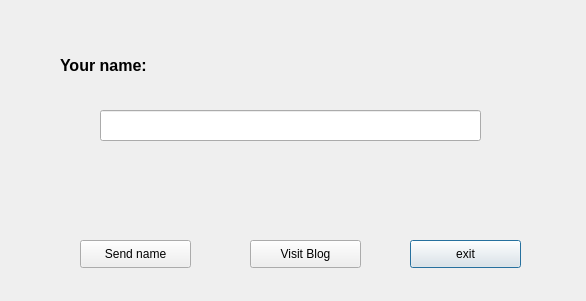
<?xml version="1.0" encoding="UTF-8"?>
<ui version="4.0">
 <class>Dialog</class>
 <widget class="QDialog" name="Dialog">
  <property name="geometry">
   <rect>
    <x>0</x>
    <y>0</y>
    <width>586</width>
    <height>301</height>
   </rect>
  </property>
  <property name="windowTitle">
   <string>Nguyễn Minh Trung</string>
  </property>
  <widget class="QPushButton" name="exit_button">
   <property name="geometry">
    <rect>
     <x>410</x>
     <y>240</y>
     <width>111</width>
     <height>28</height>
    </rect>
   </property>
   <property name="text">
    <string>exit</string>
   </property>
  </widget>
  <widget class="QPushButton" name="pushButton_2">
   <property name="geometry">
    <rect>
     <x>250</x>
     <y>240</y>
     <width>111</width>
     <height>28</height>
    </rect>
   </property>
   <property name="text">
    <string>Visit Blog</string>
   </property>
  </widget>
  <widget class="QPushButton" name="pushButton_3">
   <property name="geometry">
    <rect>
     <x>80</x>
     <y>240</y>
     <width>111</width>
     <height>28</height>
    </rect>
   </property>
   <property name="text">
    <string>Send name</string>
   </property>
  </widget>
  <widget class="QLabel" name="label">
   <property name="geometry">
    <rect>
     <x>60</x>
     <y>40</y>
     <width>201</width>
     <height>51</height>
    </rect>
   </property>
   <property name="text">
    <string>&lt;html&gt;&lt;head/&gt;&lt;body&gt;&lt;p&gt;&lt;span style=&quot; font-size:12pt; font-weight:600;&quot;&gt;Your name: &lt;/span&gt;&lt;/p&gt;&lt;/body&gt;&lt;/html&gt;</string>
   </property>
  </widget>
  <widget class="QLineEdit" name="name">
   <property name="geometry">
    <rect>
     <x>100</x>
     <y>110</y>
     <width>381</width>
     <height>31</height>
    </rect>
   </property>
  </widget>
 </widget>
 <resources/>
 <connections>
  <connection>
   <sender>pushButton_2</sender>
   <signal>clicked()</signal>
   <receiver>Dialog</receiver>
   <slot>open()</slot>
   <hints>
    <hint type="sourcelabel">
     <x>315</x>
     <y>253</y>
    </hint>
    <hint type="destinationlabel">
     <x>354</x>
     <y>186</y>
    </hint>
   </hints>
  </connection>
  <connection>
   <sender>exit_button</sender>
   <signal>clicked()</signal>
   <receiver>Dialog</receiver>
   <slot>exec()</slot>
   <hints>
    <hint type="sourcelabel">
     <x>481</x>
     <y>250</y>
    </hint>
    <hint type="destinationlabel">
     <x>534</x>
     <y>190</y>
    </hint>
   </hints>
  </connection>
 </connections>
</ui>
